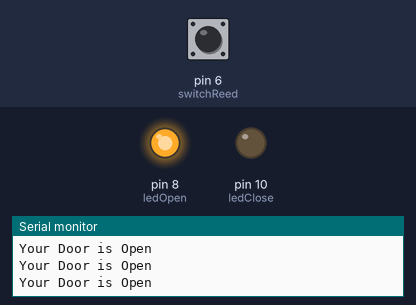
This sketch was run on a simulated Arduino Uno, built with avr-gcc and run on an emulated ATmega328P. Shown: output pins drawn as LEDs (lit = HIGH), the last lines printed to the serial monitor. Dashed ring = blinking. The test bench sets the inputs (shaded band); at power-on: pin 6 (switchReed) LOW.

Above: at 1.2 s.
1.3 s: pin 6 (switchReed) pulled HIGH for 0.15 s
At 1.4 s:
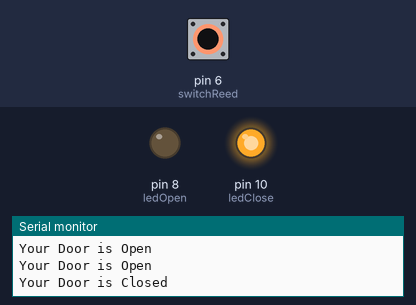
2.9 s: pin 6 (switchReed) pulled HIGH for 0.15 s
At 4.2 s:
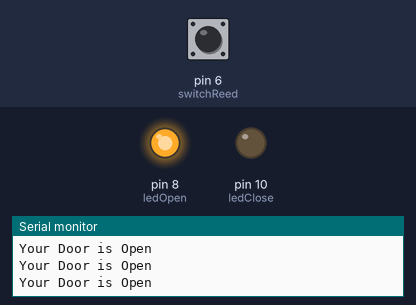
6.0 s: pin 6 (switchReed) pulled HIGH for 1 s
At 6.4 s:
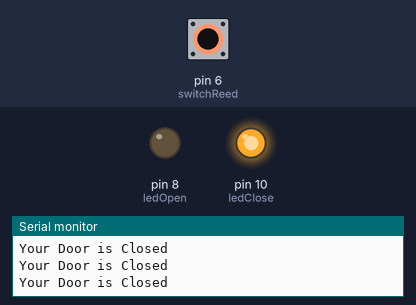
10.0 s: pin 6 (switchReed) pulsed HIGH 2 times (0.12 s each, 0.3 s apart)
At 10.21 s:
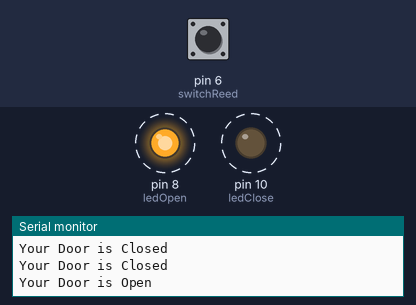
13.6 s: pin 6 (switchReed) driven HIGH
At 14.9 s:
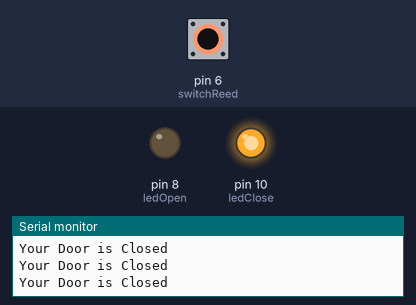
16.6 s: pin 6 (switchReed) driven LOW
At 18.0 s:
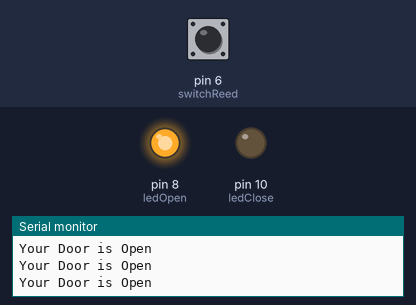
Timing chart, 0 to 19.1 s (numbered marks = the images above; inputs shaded):
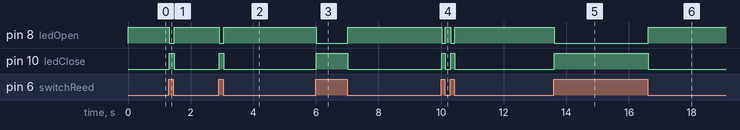

The sketch:

Magnetic_Reed_Switch.ino
```cpp
/*

 Created by Rui Santos

 All the resources for this project:
 http://randomnerdtutorials.com/

*/

int ledOpen=8;
int ledClose=10;
int switchReed=6;

void setup(){
  pinMode(ledOpen, OUTPUT);
  pinMode(ledClose, OUTPUT);
  pinMode(switchReed, INPUT);
  Serial.begin(9600);
}

void loop(){

  if (digitalRead(switchReed)==HIGH){
    digitalWrite(ledOpen, LOW);
    digitalWrite(ledClose, HIGH);
    Serial.println("Your Door is Closed");
  }
  else {
    digitalWrite(ledOpen, HIGH);
    digitalWrite(ledClose, LOW);
    Serial.println("Your Door is Open");
  }
  delay(1);
}
```

Measured:
- after the input at 1.3 s, pin 8 (ledOpen): HIGH → LOW at once, → HIGH 0.15 s later; pin 10 (ledClose): LOW → HIGH at once, → LOW 0.15 s later
- after the input at 2.9 s, pin 8 (ledOpen): HIGH → LOW at once, → HIGH 0.15 s later; pin 10 (ledClose): LOW → HIGH at once, → LOW 0.15 s later
- after the input at 6.0 s, pin 8 (ledOpen): HIGH → LOW at once, → HIGH 1.0 s later; pin 10 (ledClose): LOW → HIGH at once, → LOW 1.0 s later
- after the input at 10.0 s, pin 8 (ledOpen): alternates HIGH for 0.18 s and LOW for 0.12 s, 4 changes in all, then stays HIGH, starting at once; pin 10 (ledClose): alternates HIGH for 0.12 s and LOW for 0.18 s, 4 changes in all, then stays LOW, starting at once
- after the input at 13.6 s, pin 8 (ledOpen): HIGH → LOW at once; pin 10 (ledClose): LOW → HIGH at once
- after the input at 16.6 s, pin 8 (ledOpen): LOW → HIGH at once; pin 10 (ledClose): HIGH → LOW at once
